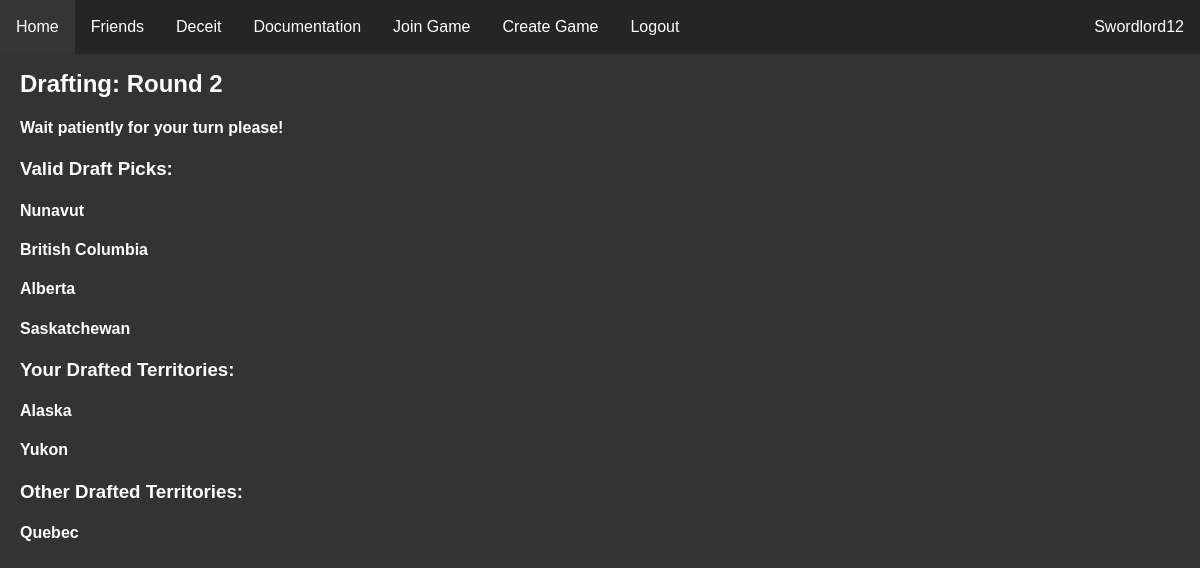
/rooms/1/draft (signed in), run on an earlier commit of the app's database.
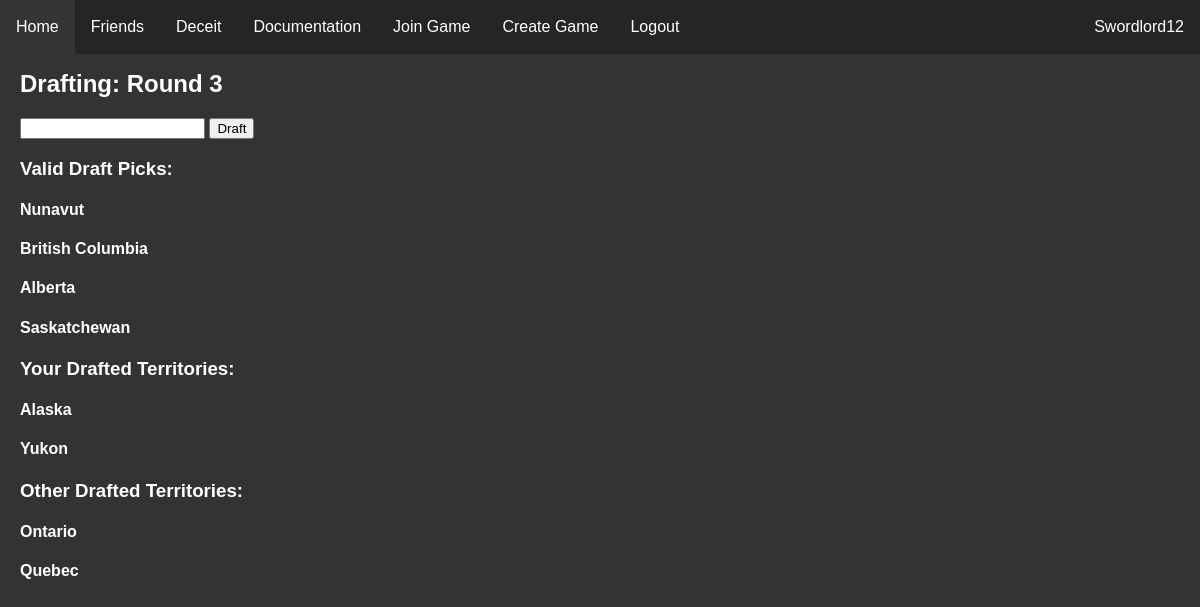
And on a later commit of the database.
### website/models.py (models this page shows)
class User(db.Model, UserMixin):
    id = db.Column(db.Integer, primary_key=True)
    email = db.Column(db.String(150), unique=True)
    password = db.Column(db.String(150))
    username = db.Column(db.String(150))
    pfp = db.Column(db.String(50))
    admin = db.Column(db.String(50))

class Game(db.Model):
    id = db.Column(db.Integer, primary_key=True)
    game_name = db.Column(db.String(25))
    is_started = db.Column(db.String(5))
    code = db.Column(db.String(10), unique=True)
    host = db.Column(db.Integer, db.ForeignKey('user.id'))
    draft_pos = db.Column(db.Integer)
    ticker = db.Column(db.Integer)

class Territories(db.Model):
    id = db.Column(db.Integer, primary_key=True)
    territory_id = db.Column(db.Integer)
    name = db.Column(db.String(50))
    owner = db.Column(db.Integer)
    color = db.Column(db.String(15))
    game = db.Column(db.Integer, db.ForeignKey('game.id'))
    pop = db.Column(db.Integer)
    gdp = db.Column(db.Integer)
    area = db.Column(db.Integer)
    oil = db.Column(db.String(5))
    forts = db.Column(db.Integer)
    uranium = db.Column(db.String(5))
    gold = db.Column(db.String(5))
    coast = db.Column(db.String(5))
    biome = db.Column(db.String(20))
    region = db.Column(db.String(25))

### website/rooms.py (the view, shortened to what this page needs)
@rooms.route('<int:game_id>/draft', methods=['POST', "GET"])
@login_required
def draft(game_id):
    current_empire = None
    is_turn = False
    empire_list = []
    territory_list = []
    claimed = []
    valid_claims = []
    current_game = db.session.query(Game).filter_by(id=game_id).first()
    val = current_game.ticker
    if val > 3:
        return redirect(url_for('rooms.map', game_id=game_id))
    for empire in db.session.query(Empires).filter_by(game=game_id):
        if empire.user == current_user.id:
            current_empire = empire
        empire_list.append(empire)
    turn = empire_list[current_game.draft_pos]
    if current_empire == turn:
        is_turn = True
    for territory in db.session.query(Territories).filter_by(game=game_id):
        territory_list.append(territory)
        if territory.owner == current_empire.id:
            claimed.append(territory)
    for territory in db.session.query(Territories).filter_by(game=game_id):
        if current_game.ticker > 1:
            for claim in claimed:
                if is_adjacent(territory, claim) and territory.owner == 0:
                    valid_claims.append(territory)
        if current_game.ticker == 1:
            if territory.owner == 0:
                valid_claims.append(territory)
    temp_list = []
    for item in valid_claims:
        if item not in temp_list:
            temp_list.append(item)
    valid_claims = temp_list
    return render_template("draft.html", user=current_user, current_empire=current_empire, is_turn=is_turn, game = current_game, territory_list = territory_list, valid_claims=valid_claims)

### website/rooms.py (called while the page is built)
def is_adjacent(territory_1, territory_2):
    check1 = db.session.query(Adjacencies).filter_by(territory_1=territory_1.id, territory_2=territory_2.id).first()
    check2 = db.session.query(Adjacencies).filter_by(territory_1=territory_2.id, territory_2=territory_1.id).first()
    if check1 != None or check2 != None:
        return True
    else:
        return False

### website/templates/draft.html (shortened to what this page needs)
{% extends "base.html" %} {% block title %}Draft{% endblock %}
{% block content %}
    <head>
    </head>
    <h2>Drafting: Round {{game.ticker}}</h2>
    {% if is_turn %}
        <form method="POST">
            <input name="draft" type="text" id="draft"/>
            <input type="submit" class="main-button" id="draft_button" value="Draft" onclick="draft();"/>
        </form>
    {% else %}
        <h4>Wait patiently for your turn please!</h4>
    {% endif %}
    <h3>Valid Draft Picks:</h3>
    {% for territory in valid_claims %}
        <h4>{{territory.name}}</h4>
    {% endfor %}
    <h3>Your Drafted Territories:</h3>
    {% for territory in territory_list %}
        {% if territory.owner == current_empire.id %}
            <h4>{{territory.name}}</h4>
        {% endif %}
    {% endfor %}
    <h3>Other Drafted Territories:</h3>
    {% for territory in territory_list %}
        {% if territory.owner != current_empire.id and territory.owner != 0 %}
            <h4>{{territory.name}}</h4>
        {% endif %}
    {% endfor %}
{% endblock %}

### website/templates/base.html (shortened to what this page needs)
<!DOCTYPE html>
<html lang="en">
<head>
    <link rel="stylesheet" type="text/css" href="/static/css/main.css" />
</head>
<body>
    <ul class="navbar">
      {% if user.is_authenticated %}
      <li><a class="nav-item nav-link" id="home" href="/">Home</a></li>
      <li><a class="nav-item nav-link" id="friends" href="/user/friends">Friends</a></li>
      <li><a class="nav-item nav-link" id="deceit" href="/deceit">Deceit</a></li>
      <li><a class="nav-item nav-link" id="docs" href="/docs/">Documentation</a></li>
      <li><a class="nav-item nav-link" id="join_game" href="/join-game">Join Game</a></li>
      <li><a class="nav-item nav-link" id="create_game" href="/create-game">Create Game</a></li>
      <li><a class="nav-item nav-link" id="logout" href="/logout">Logout</a></li>
      <li><a class="nav-user nav-link" id="user_link" href="{{url_for('profiles.profile', user_id=user.id)}}">{{ user.username }}</a></li>
      {% else %}
      <li><a class="nav-item nav-link" id="login" href="/login">Login</a></li>
      <li><a class="nav-item nav-link" id="signUp" href="/sign-up">Sign Up</a></li>
      {% endif %}
    </ul>
    <div id="main_div">
    <div class="container">
        {% block content %}
        {% endblock %}
    </div>
    </div>
</body>
</html>

### website/static/css/main.css (style rules this page uses)
#main_div { margin-top: 30px; padding: 20px; }
body { margin: 0px; background-color: #333333; color: white; }
.navbar { list-style-type: none; margin: 0; padding: 0; overflow: hidden; background-color: #252525; position: fixed; top: 0; width: 100%; }
.nav-item { float: left; }
.nav-user { float:right; }
.nav-link { display: block; color: white; text-align: center; padding: 18px 16px; text-decoration: none; }
html { font-family: Arial, Helvetica, sans-serif; }

What changed in the data, as far as the page shows it:
changed Game: ticker "2" → "3"
now on this page (row edited): Territories: name "Ontario", shown under "Other Drafted Territories:"
Also different on the page:
form field value: (not shown) → "Draft"
text no longer shown: "Wait patiently for your turn please!"
